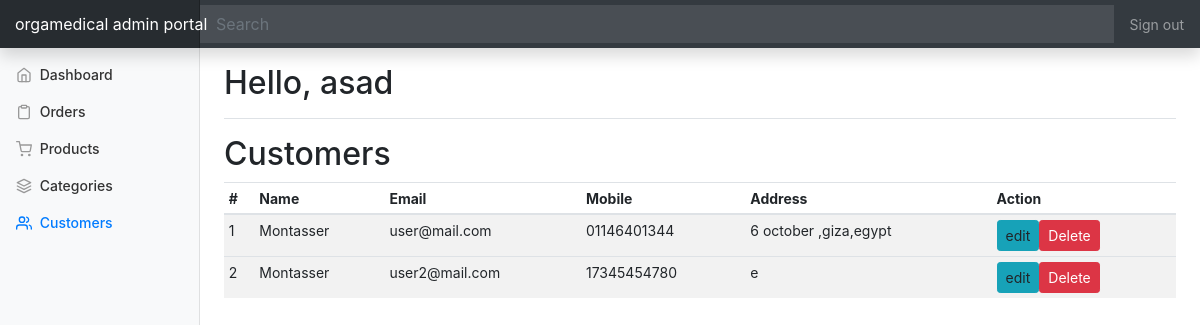
The app's page /admin_portal/admin/customers.php (signed in) with its own data.
### tables this page shows
CREATE TABLE `user` (
  `UserId` int(11) NOT NULL,
  `email` varchar(150) NOT NULL,
  `role` varchar(70) NOT NULL,
  `session` varchar(200) NULL,
  `phone_number` varchar(300) NOT NULL,
  `cradit_card` int(11) NOT NULL,
  `customerName` varchar(150) NOT NULL,
  `password` varchar(150) DEFAULT NULL,
  `address` varchar(200) NOT NULL,
  `IMG_URL` varchar(500) NOT NULL DEFAULT 'https://external-content.duckduckgo.com/iu/?u=http%3A%2F%2Fwww.pngall.com%2Fwp-content%2Fuploads%2F5%2FProfile-Avatar-PNG.png&f=1&nofb=1'
);

### admin_portal/admin/customers.php (the view, shortened to what this page needs)
<?php include_once("./templates/top.php"); ?>
<?php include_once("./templates/navbar.php"); ?>
<div class="container-fluid">
  <div class="row">
      <?php include "functions.php";
      $pdo = get_connection();
      ?>
    <?php include "./templates/sidebar.php"; ?>
      <div class="row">
      	<div class="col-10">
      		<h2>Customers</h2>
      	</div>
      </div>
      <div class="table-responsive">
        <table class="table table-striped table-sm">
          <thead>
            <tr>
              <th>#</th>
              <th>Name</th>
              <th>Email</th>
              <th>Mobile</th>
              <th>Address</th>
              <th>Action</th>
            </tr>
          </thead>
            <?php
            $c=0;
            $res=$pdo->query("SELECT UserId,customerName,email,phone_number,address  FROM user");
            while($row = $res->fetch()){
            ?>
        <form action="" method="post" >
          <tbody id="customer_list">
            <tr>
              <td><?php echo $row["UserId"]; ?></td>
              <td><?php echo $row["customerName"]; ?></td>
              <td><?php echo $row["email"]; ?></td>
              <td><?php echo $row["phone_number"]; ?></td>
              <td><?php echo $row["address"]; ?></td>
                <td id="<?php echo $c; ?>"><a class="btn btn-sm btn-info">edit</a><button  type="submit" name="sum_delete"  class="btn btn-sm btn-danger">Delete</button></td>
          </tbody>
                </form>
                <?php $c=$c+1; } ?>
        </table>
      </div>
    </main>
  </div>
</div>
<?php include_once("./templates/footer.php"); ?>

### admin_portal/admin/templates/sidebar.php (shortened to what this page needs)
<nav class="col-md-2 d-none d-md-block bg-light sidebar">
      <div class="sidebar-sticky">
        <ul class="nav flex-column">
          <?php
            $uri = $_SERVER['REQUEST_URI'];
            $uriAr = explode("/", $uri);
            $page = end($uriAr);
          ?>
          <li class="nav-item">
            <a class="nav-link <?php echo ($page == '' || $page == 'index.php') ? 'active' : ''; ?>" href="index.php">
              <span data-feather="home"></span>
              Dashboard <span class="sr-only">(current)</span>
            </a>
          </li>
          <li class="nav-item">
            <a class="nav-link <?php echo ($page == 'customer_orders.php') ? 'active' : ''; ?>" href="customer_orders.php">
              <span data-feather="clipboard"></span>
              Orders
            </a>
          </li>
          <li class="nav-item">
            <a class="nav-link <?php echo ($page == 'products.php') ? 'active' : ''; ?>" href="products.php">
              <span data-feather="shopping-cart"></span>
              Products
            </a>
          </li>
          <li class="nav-item">
            <a class="nav-link <?php echo ($page == 'categories.php') ? 'active' : ''; ?>" href="categories.php">
              <span data-feather="layers"></span>
              Categories
            </a>
          </li>
          <li class="nav-item">
            <a class="nav-link <?php echo ($page == 'customers.php') ? 'active' : ''; ?>" href="customers.php">
              <span data-feather="users"></span>
              Customers
            </a>
          </li>
        </ul>
      </div>
    </nav>
    <main role="main" class="col-md-9 ml-sm-auto col-lg-10 px-4">
      <div class="d-flex justify-content-between flex-wrap flex-md-nowrap align-items-center pt-3 pb-2 mb-3 border-bottom">
        <h1 class="h2 ">Hello,
		<?php
        $admin_id=$_SESSION["admin_id"][0];
            $res = $pdo->prepare("select username from admin where admin_id = ?");
            $res->execute([$admin_id]);
            $username = $res->fetch();
			echo $username[0];
		?>
		</h1>
      </div>

### admin_portal/admin/css/dashboard.css (style rules this page uses)
body { font-size: .875rem; }
.feather { width: 16px; height: 16px; vertical-align: text-bottom; }
.sidebar { position: fixed; top: 0; bottom: 0; left: 0; z-index: 100; padding: 48px 0 0; box-shadow: inset -1px 0 0 rgba(0, 0, 0, .1); }
.sidebar-sticky { position: relative; top: 0; height: calc(100vh - 48px); padding-top: .5rem; overflow-x: hidden; overflow-y: auto; }
.sidebar .nav-link { font-weight: 500; color: #333; }
.sidebar .nav-link .feather { margin-right: 4px; color: #999; }
.sidebar .nav-link.active { color: #007bff; }
.sidebar .nav-link:hover .feather, .sidebar .nav-link.active .feather { color: inherit; }
[role="main"] { padding-top: 133px; }
@media (min-width: 768px) { [role="main"] { padding-top: 48px; } }

### records on screen
user: UserId "1", customerName "Montasser", email "user@mail.com", phone_number "01146401344", address "6 october ,giza,egypt"
user: UserId "2", customerName "Montasser", email "user2@mail.com", phone_number "17345454780", address "e"

### other values on screen
$username[0] "asad"
